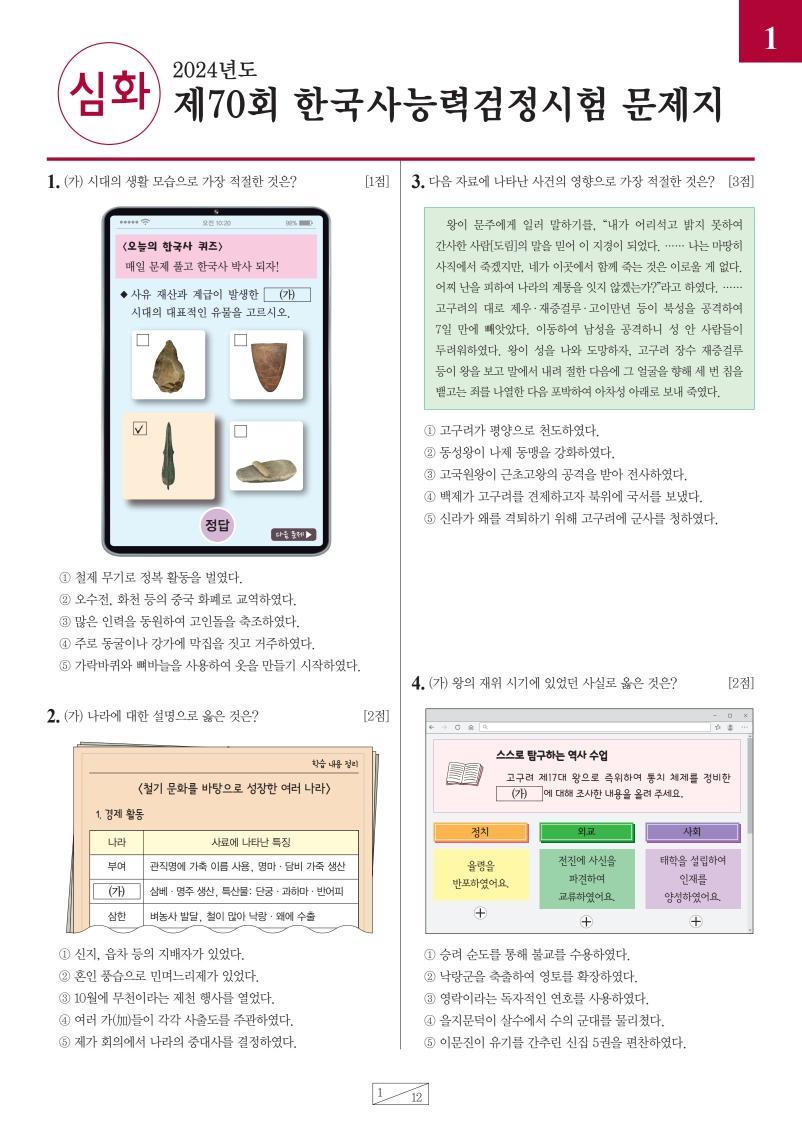
#> input picture dist/assets/70/page-01.jpg, 1603 x 2270 px, found by its file name (shown at 1/2 size); its folder holds 3 pictures in this run
$ python prepare_questions.py
#> lines starting #> are read from the running program, lines starting #| are printed output that depends on the picture
"""OCR is used for locating headings; displayed questions remain original images."""
from pathlib import Path
from concurrent.futures import ThreadPoolExecutor
import subprocess, csv, re, json
from PIL import Image
ROOT=Path(__file__).resolve().parents[2]
OUT=ROOT/'tmp'/'ocr'
OUT.mkdir(parents=True,exist_ok=True)
def run(item):
#> called with item = (74, 1, 'L')
    exam,page,side=item
    source=ROOT/'site'/'dist'/'assets'/str(exam)/f'page-{page:02d}.jpg'
    im=Image.open(source)
#> im is the input picture: PIL image 1603x2270 RGB; mean R, G, B 237.3, 236.1, 233.8
    # Leave the question number and score visible; remove page headers and footers.
    x0,x1=(80,798) if side=='L' else (827,1524)
    y0=330 if page==1 else 105
    im.crop((x0,y0,x1,2160)).save(OUT/f'{exam}-{page:02d}-{side}.png')
    stem=OUT/f'{exam}-{page:02d}-{side}'
    subprocess.run(['C:/Program Files/Tesseract-OCR/tesseract.exe',str(stem)+'.png',str(stem),'-l','kor+eng','--psm','6','txt','tsv'],capture_output=True,check=True)
#> (this line was passed over: subprocess is not available in this run)
    with open(str(stem)+'.tsv',encoding='utf-8') as f:words=list(csv.DictReader(f,delimiter='\t'))
    found=[]
    for w in words:
        match=re.fullmatch(r'(\d{1,2})[.,]',w['text'])
        if match and int(w['left'])<45 and 1<=int(match[1])<=50:
            found.append({'number':int(match[1]),'top':int(w['top'])+y0,'confidence':float(w['conf'])})
    return {'exam':exam,'page':page,'side':side,'x0':x0,'x1':x1,'headings':found}
if __name__=='__main__':
    work=[(e,p,s) for e in [74,78,79] for p in range(1,13) for s in ['L','R']]
    with ThreadPoolExecutor(max_workers=6) as pool:results=list(pool.map(run,work))
#> call 2 of run, with item = (74, 1, 'R')
#> in run (call 2), `im.crop((x0,y0,x1,2160)).save(OUT/f'{exam}-{page:02d}-{side}.png')`:
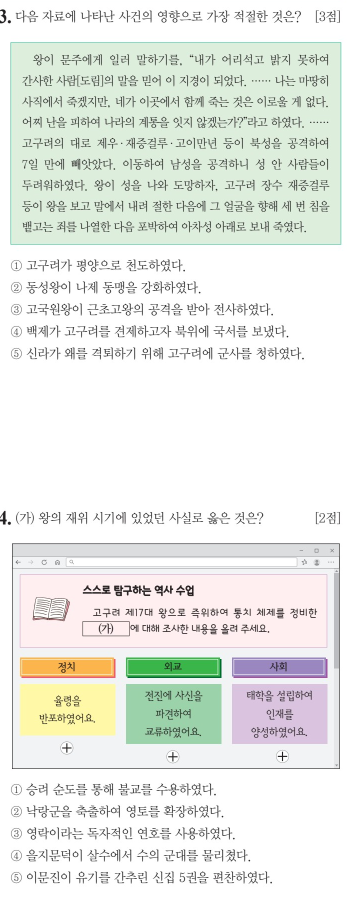
#> saved as 74-01-R.png: PIL image 697x1830 RGB (shown at 1/2 size); mean R, G, B 232.5, 235.6, 230.2
#> call 3 of run, with item = (74, 2, 'L')
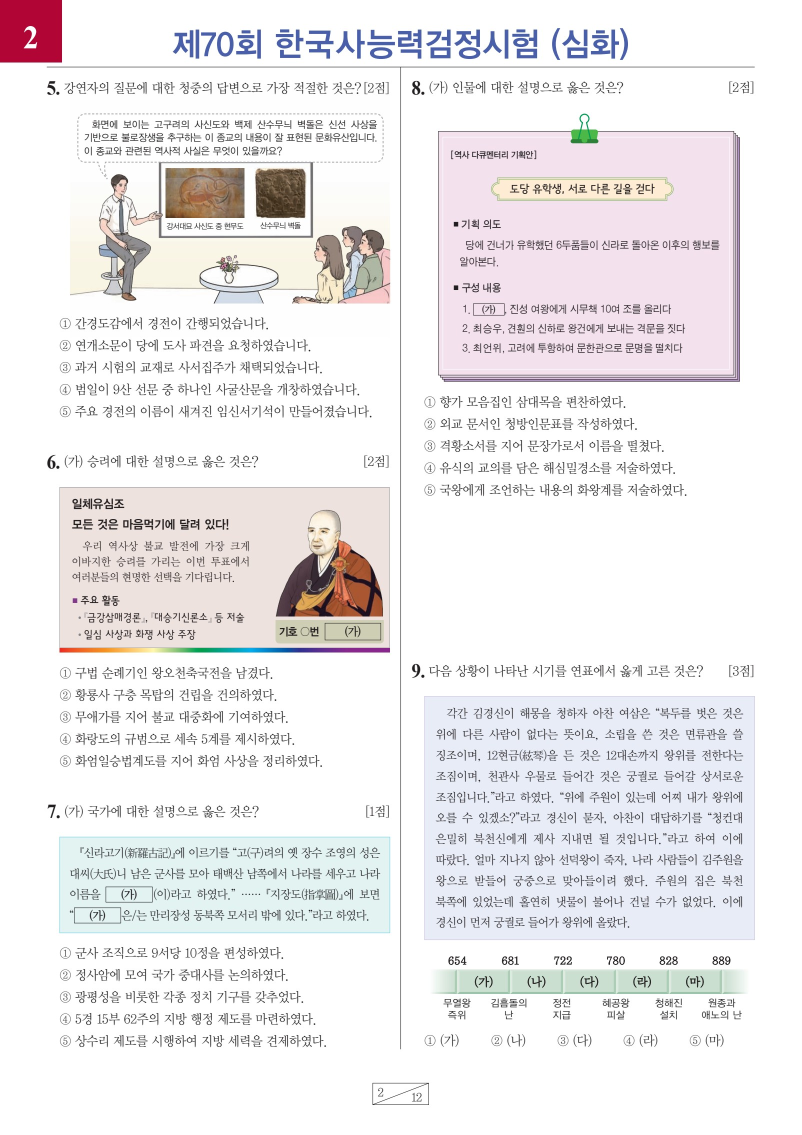
#> input picture dist/assets/70/page-02.jpg, 1603 x 2270 px, found by its file name (shown at 1/2 size)
#> in run, im is the input picture: PIL image 1603x2270 RGB; mean R, G, B 237.3, 235.2, 236.6
#> in run (call 3), `im.crop((x0,y0,x1,2160)).save(OUT/f'{exam}-{page:02d}-{side}.png')`:
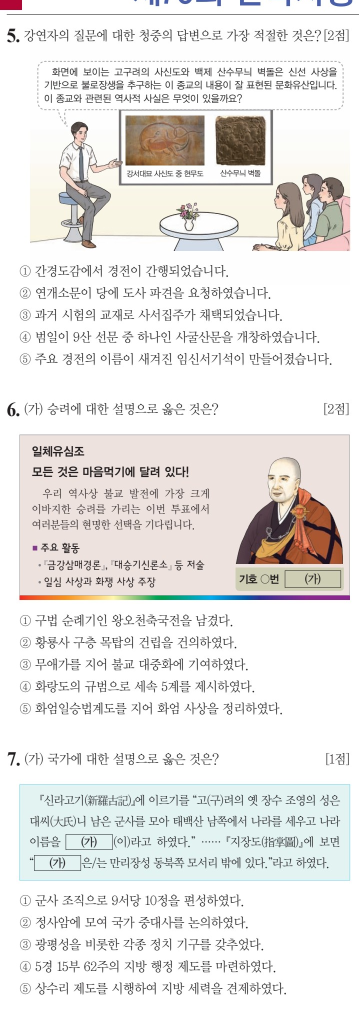
#> saved as 74-02-L.png: PIL image 718x2055 RGB (shown at 1/2 size); mean R, G, B 232.5, 231, 229.1
#> call 4 of run, with item = (74, 2, 'R')
#> in run (call 4), `im.crop((x0,y0,x1,2160)).save(OUT/f'{exam}-{page:02d}-{side}.png')`:
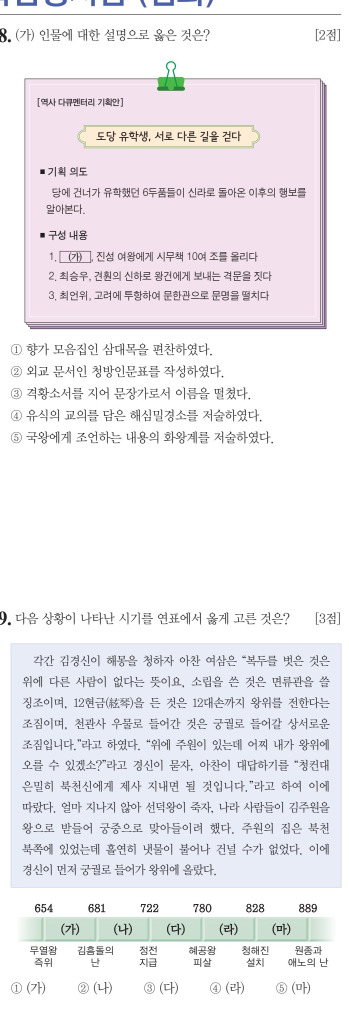
#> saved as 74-02-R.png: PIL image 697x2055 RGB (shown at 1/2 size); mean R, G, B 236.5, 234.3, 238.4
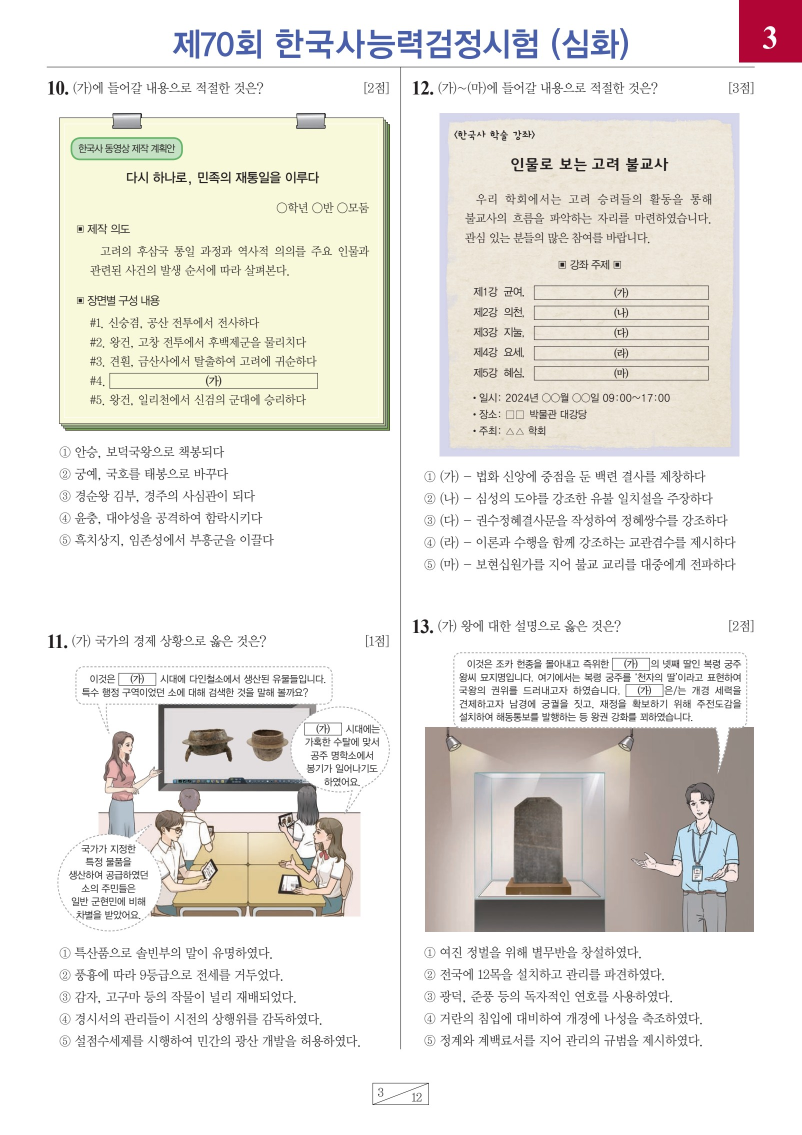
#> input picture dist/assets/70/page-03.jpg, 1603 x 2270 px, found by its file name (shown at 1/2 size)
#> in run, im is the input picture: PIL image 1603x2270 RGB; mean R, G, B 233.9, 231.7, 227
#> in run (call 5), `im.crop((x0,y0,x1,2160)).save(OUT/f'{exam}-{page:02d}-{side}.png')`:
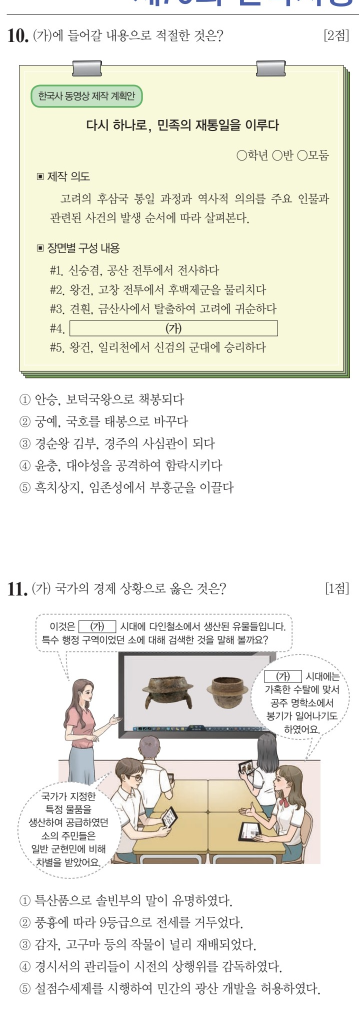
#> saved as 74-03-L.png: PIL image 718x2055 RGB (shown at 1/2 size); mean R, G, B 236.5, 235.9, 226.5
#> in run (call 6), `im.crop((x0,y0,x1,2160)).save(OUT/f'{exam}-{page:02d}-{side}.png')`:
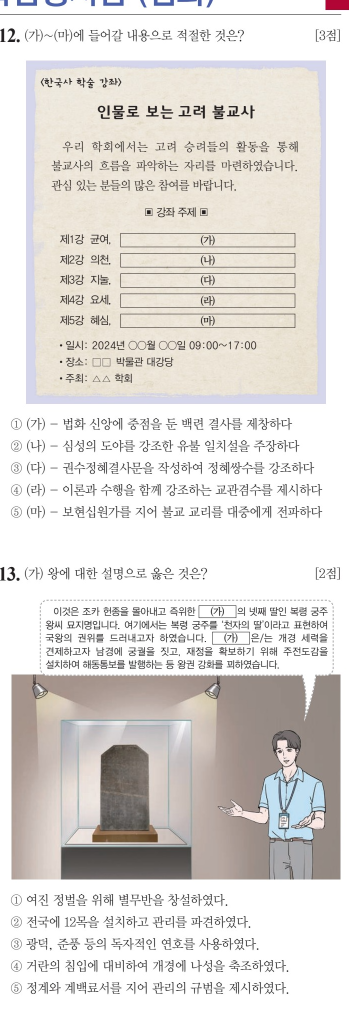
#> saved as 74-03-R.png: PIL image 697x2055 RGB (shown at 1/2 size); mean R, G, B 223.7, 220.1, 216.8
#> (the run stopped early here; a loop or call above may not have finished)
